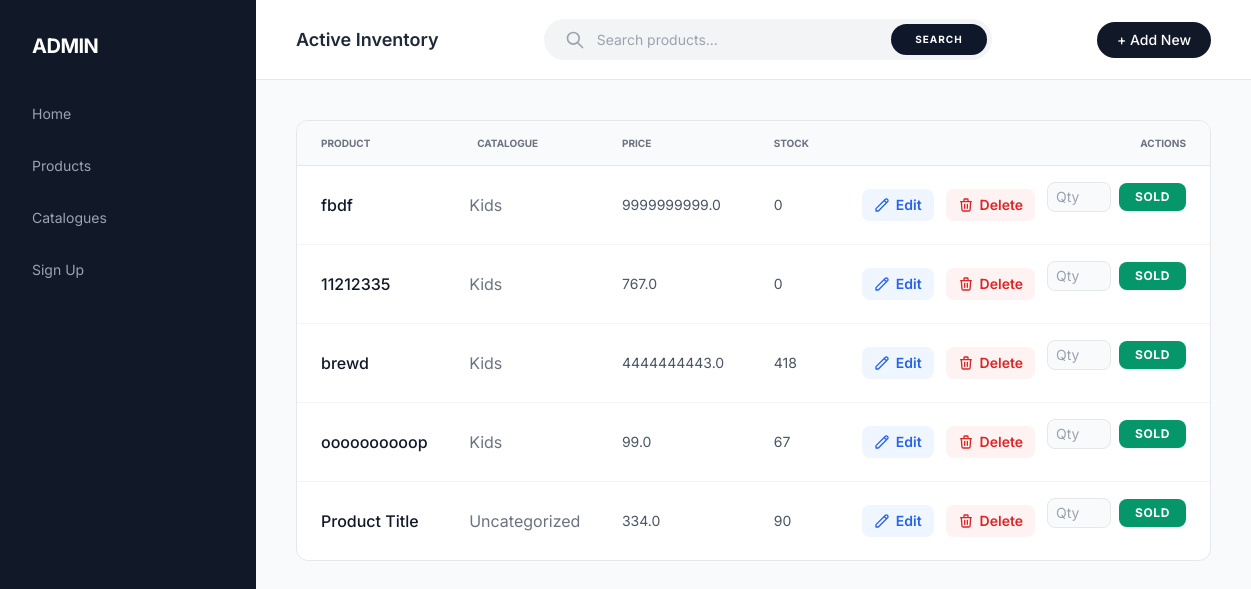
Screenshot of /products (signed in) with the database file from the repository.
### tables this page shows
CREATE TABLE products (
                        id INTEGER PRIMARY KEY AUTOINCREMENT,
                        name TEXT NOT NULL,
                        price REAL DEFAULT 0.0,
                        stock INTEGER DEFAULT 0,
                        image_path TEXT,
                        catalogue_id INTEGER,
                        FOREIGN KEY (catalogue_id) REFERENCES catalogues (id));

CREATE TABLE catalogues (
                        id INTEGER PRIMARY KEY AUTOINCREMENT,
                        name TEXT UNIQUE NOT NULL);

### app.py (the view, shortened to what this page needs)
@app.route('/products', methods=['GET', 'POST'])
@login_required
def products():
    db = get_db()
    query = '''
        SELECT p.*, c.name AS catalogue_name
        FROM products p
        LEFT JOIN catalogues c ON p.catalogue_id = c.id
    '''
    products_list = db.execute(query).fetchall()
    catalogues_list = db.execute('SELECT * FROM catalogues').fetchall()
    return flask.render_template('products.html', products=products_list, catalogues=catalogues_list)

### app.py (called while the page is built)
def get_db():
    db= getattr(flask.g, '_database', None)
    if db is None:
        db = flask.g._database = sqlite3.connect(DATABASE)
        db.row_factory = sqlite3.Row
    return db

def login_required(f):
    @functools.wraps(f)
    def decorated_function(*args, **kwargs):
        if 'user_id' not in flask.session:
            return flask.redirect(flask.url_for('login'))
        return f(*args, **kwargs)
    return decorated_function

@app.before_request
def require_login():
    allowed_routes = ['login', 'signup', 'static']
    if flask.request.endpoint not in allowed_routes and 'user_id' not in flask.session:
        return flask.redirect(flask.url_for('login'))

### templates/products.html (shortened to what this page needs)
<head>
    <script src="https://cdn.tailwindcss.com"></script>
</head>
<body class="flex min-h-screen">
    <aside class="w-64 bg-[#111827] text-gray-400 flex flex-col fixed h-full">
        <div class="p-8 text-white font-bold text-xl tracking-tight">ADMIN</div>
        <nav class="flex-1 px-4 space-y-2">
            <a href="{{ url_for('index') }}"
                class="sidebar-link flex items-center px-4 py-3 rounded-lg text-sm transition">
                Home
            </a>
            <a href="{{ url_for('products') }}"
                class="sidebar-link flex items-center px-4 py-3 rounded-lg text-sm transition">
                Products
            </a>
            <a href="{{ url_for('catalogues') }}"
                class="sidebar-link flex items-center px-4 py-3 rounded-lg text-sm transition">
                Catalogues
            </a>
            <a href="{{ url_for('signup') }}"
                class="sidebar-link flex items-center px-4 py-3 rounded-lg text-sm transition">
                Sign Up
            </a>
        </nav>
    </aside>
    <main class="ml-64 flex-1">
        <header
            class="h-20 bg-white border-b border-gray-200 px-10 flex items-center justify-between sticky top-0 z-10">
            <h2 class="text-lg font-semibold text-gray-800">Active Inventory</h2>
            <div
                class="flex items-center bg-gray-100 rounded-full border border-transparent focus-within:border-gray-300 focus-within:bg-white transition-all w-full max-w-md mx-4">
                <div class="pl-5">
                    <svg class="w-5 h-5 text-gray-400" fill="none" stroke="currentColor" viewBox="0 0 24 24">
                        <path stroke-linecap="round" stroke-linejoin="round" stroke-width="2"
                            d="M21 21l-6-6m2-5a7 7 0 11-14 0 7 7 0 0114 0z"></path>
                    </svg>
                </div>
                <input type="text" id="productSearch" onkeyup="liveSearch()" placeholder="Search products..."
                    class="bg-transparent flex-1 pl-3 pr-2 py-2 text-sm outline-none text-gray-700">
                <button
                    class="bg-[#0f172a] text-white text-[10px] tracking-widest uppercase font-bold px-6 py-2 rounded-full mr-1 my-1">
                    Search
                </button>
            </div>
            <button onclick="openModal('addModal')"
                class="btn-primary px-5 py-2 rounded-full text-sm font-medium transition">+ Add New</button>
        </header>
        <div class="p-10">
            <div class="bg-white border border-gray-200 rounded-xl overflow-hidden">
                <table class="w-full text-left">
                    <thead class="bg-gray-50 border-b border-gray-200">
                        <tr>
                            <th class="px-6 py-4 text-[10px] uppercase font-bold text-gray-500">Product</th>
                            <th class="px-6 py-4 text-[10px] uppercase font-bold text-gray-500">Catalogue</th>
                            <th class="px-6 py-4 text-[10px] uppercase font-bold text-gray-500">Price</th>
                            <th class="px-6 py-4 text-[10px] uppercase font-bold text-gray-500">Stock</th>
                            <th class="px-6 py-4 text-[10px] uppercase font-bold text-gray-500 text-right">Actions</th>
                        </tr>
                    </thead>
                    <tbody id="productTableBody" class="divide-y divide-gray-100">
                        {% for p in products %}
                        <tr>
                            <td class="px-6 py-4 font-medium text-gray-900">{{ p.name }}</td>
                            <td class="p-4 text-gray-500">
                                {{ p.catalogue_name if p.catalogue_name else 'Uncategorized' }}
                            </td>
                            <td class="px-6 py-4 text-sm text-gray-600">{{ p.price }}</td>
                            <td class="px-6 py-4 text-sm text-gray-600">{{ p.stock }}</td>
                            <td class="px-6 py-4 text-right flex justify-end gap-3">
                                <div class="flex items-center gap-3">
                                    <button
                                        onclick="openEditModal('{{ p.id }}', '{{ p.name }}', '{{ p.price }}', '{{ p.stock }}', '{{ p.catalogue_id }}')"
                                        class="flex items-center gap-1.5 px-3 py-1.5 text-sm font-semibold text-blue-600 bg-blue-50 hover:bg-blue-100 rounded-lg transition-colors">
                                        <svg xmlns="http://www.w3.org/2000/svg" class="w-4 h-4" fill="none"
                                            viewBox="0 0 24 24" stroke="currentColor">
                                            <path stroke-linecap="round" stroke-linejoin="round" stroke-width="2"
                                                d="M15.232 5.232l3.536 3.536m-2.036-5.036a2.5 2.5 0 113.536 3.536L6.5 21.036H3v-3.572L16.732 3.732z" />
                                        </svg>
                                        Edit
                                    </button> <a href="{{ url_for('delete_product', id=p.id) }}"
                                        onclick="return confirm('Are you sure you want to delete this product?')"
                                        class="flex items-center gap-1.5 px-3 py-1.5 text-sm font-semibold text-red-600 bg-red-50 hover:bg-red-100 rounded-lg transition-colors">
                                        <svg xmlns="http://www.w3.org/2000/svg" class="w-4 h-4" fill="none"
                                            viewBox="0 0 24 24" stroke="currentColor">
                                            <path stroke-linecap="round" stroke-linejoin="round" stroke-width="2"
                                                d="M19 7l-.867 12.142A2 2 0 0116.138 21H7.862a2 2 0 01-1.995-1.858L5 7m5 4v6m4-6v6m1-10V4a1 1 0 00-1-1h-4a1 1 0 00-1 1v3M4 7h16" />
                                        </svg>
                                        Delete
                                    </a>
                                </div>
                                <form action="{{ url_for('sell_product_manual', id=p.id) }}" method="POST"
                                    class="inline-flex items-center gap-2">
                                    <input type="number" name="quantity" min="1" max="{{ p.stock }}" placeholder="Qty"
                                        required
                                        class="w-16 px-2 py-1 text-sm bg-gray-50 border border-gray-200 rounded-lg focus:ring-2 focus:ring-emerald-500 focus:border-emerald-500 outline-none transition-all">
                                    <button type="submit"
                                        class="px-4 py-1.5 text-xs font-bold uppercase tracking-wider text-white bg-emerald-600 rounded-lg hover:bg-emerald-700 active:scale-95 transition-all shadow-sm">
                                        Sold
                                    </button>
                                </form>
                            </td>
                        </tr>
                        {% endfor %}
                    </tbody>
                </table>
            </div>
        </div>
    </main>
</body>
</html>

### templates/products.html (style rules this page uses)
body { font-family: 'Inter', sans-serif; background-color: #F9FAFB; }
.btn-primary { background-color: #111827; color: white; transition: 0.2s; }

### rows the page displays
products: name "fbdf", name "Kids", price "9999999999.0", stock "0"
products: name "11212335", name "Kids", price "767.0", stock "0"
products: name "brewd", name "Kids", price "4444444443.0", stock "418"
products: name "oooooooooop", name "Kids", price "99.0", stock "67"
products: name "Product Title", catalogue_name "Uncategorized", price "334.0", stock "90"
